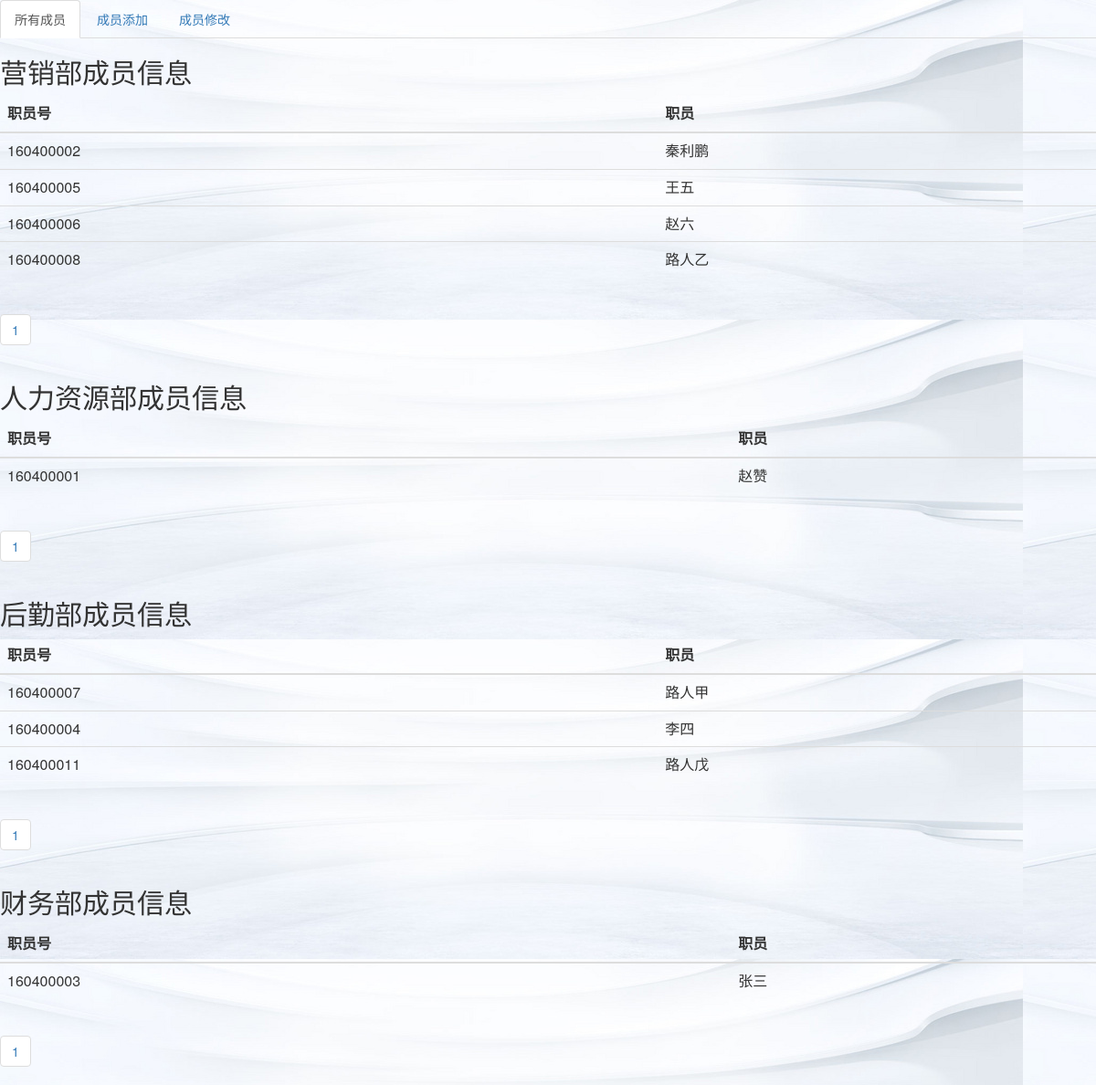
The page /member.php on the database its author committed.
### tables this page shows
CREATE TABLE IF NOT EXISTS `tb_user` (
  `user_id` int(10) NOT NULL,
  `user_name` varchar(20) NOT NULL,
  `user_password` varchar(20) NOT NULL,
  `user_branch` varchar(20) NOT NULL,
  `user_job` varchar(20) NOT NULL,
  `user_sex` varchar(5) NOT NULL,
  `user_tel` varchar(15) NOT NULL,
  `user_address` varchar(50) NOT NULL,
  `user_foundtime` varchar(30) NOT NULL
);

### conn/conn.php (called while the page is built, shortened)
<?php
class opmysql{
    private $host = 'localhost';
    private $name = 'test';
    private $pwd = '123456';
    private $dBase = 'test';
    private $conn = '';
    private $result = '';
    private $rowsArray = array();
    function init_conn() {
	    $this->conn= @mysqli_connect($this->host,$this->name,$this->pwd,$this->dBase);
	    mysqli_query($this->conn,"set names utf8");
        return $this->conn;
    }
    function mysqli_query_rst($sql){
        $this->result=@mysqli_query($this->conn,$sql);
    }
    function getRowsNum($sql) {
        $this->mysqli_query_rst($sql);
        if(mysqli_errno($this->conn) == 0){
            return @mysqli_num_rows($this->result);
        }else{
            return '';
        }
    }
    function getRowsArray($sql){
        $this->mysqli_query_rst($sql);
        if(mysqli_errno($this->conn) == 0){
            while($row = mysqli_fetch_array($this->result,MYSQLI_ASSOC)){
                $this->rowsArray[] = $row;
            }
            return $this->rowsArray;
        }else{
            return '';
        }
    }
}
$conne = new opmysql();
$conne1 = new opmysql();
$conne2 = new opmysql();
$conne3 = new opmysql();
?>

### member.php (the view, shortened to what this page needs)
<?php
include("conn/conn.php");
?>
<link href="http://cdn.bootcss.com/bootstrap/3.2.0/css/bootstrap.min.css" rel="stylesheet">
<body background="beijing.jpg">
<ul id="myTab" class="nav nav-tabs">
	<li class="active"><a href="#first" data-toggle="tab">所有成员</a></li>
	<li><a href="#second" data-toggle="tab">成员添加</a></li>
	<li><a href="#third" data-toggle="tab">成员修改</a></li>
</ul>
<div id="myTabContent" class="tab-content">
    <div class="tab-pane fade in active" id="first">
            <div>
                <h2>营销部成员信息</h2>
                <table class="table">
                    <thead>
                    <tr>
                        <th>职员号</th>
                        <th>职员</th>
                    </tr>
                    </thead>
                    <tbody>
                    <?php
                    $k=5;
                    $sql="select * from tb_user where user_branch='营销中心'";
                    $row=$conne->getRowsArray($sql);
                    $ber=$conne->getRowsNum($sql);
                    $total_page=ceil($ber/$k);
                    if(isset($_GET["id"])){
                        $now = $_GET['id'];
                    } else{
                        $now=1;
                    }
                    if($now == $total_page)
                    {
                        $k = $ber % 5;
                        for($i=0;$i<$k;$i++){
                            echo '<tr><td>'. @$row[$now*$k-$k+$i]['user_id'] .'</td><td>'. @$row[$now*$k-$k+$i]['user_name'] .'</td></tr>';
                        }
                    }
                    else {
                        for ($i = 0; $i < $k; $i++) {
                            echo '<tr><td>' . @$row[$now * $k - $k + $i]['user_id'] . '</td><td>' . @$row[$now * $k - $k + $i]['user_name'] . '</td></tr>';
                        }
                    }
                    ?>
                    </tbody>
                </table>
                <?php
                $page=0;
                echo '<ul class="pagination">
						';
                while($page++<$total_page){
                    echo '<li><a href="'.$_SERVER['PHP_SELF'].'?type=1&&id='.$page.'">'.$page.'</a></li>';
                }
                echo '</ul>';
                ?>
                <h2>人力资源部成员信息</h2>
                <table class="table">
                    <thead>
                    <tr>
                        <th>职员号</th>
                        <th>职员</th>
                    </tr>
                    </thead>
                    <tbody>
                    <?php
                    $k=5;
                    $sql="select * from tb_user where user_branch='人力资源部'";
                    $row=$conne1->getRowsArray($sql);
                    $ber=$conne1->getRowsNum($sql);
                    $total_page=ceil($ber/$k);
                    if(isset($_GET["id1"])){
                        $now = $_GET['id1'];
                    } else{
                        $now=1;
                    }
                    if($now == $total_page)
                    {
                        $k = $ber % 5;
                        for($i=0;$i<$k;$i++){
                            echo '<tr><td>'. @$row[$now*$k-$k+$i]['user_id'] .'</td><td>'. @$row[$now*$k-$k+$i]['user_name'] .'</td></tr>';
                        }
                    }
                    else {
                        for ($i = 0; $i < $k; $i++) {
                            echo '<tr><td>' . @$row[$now * $k - $k + $i]['user_id'] . '</td><td>' . @$row[$now * $k - $k + $i]['user_name'] . '</td></tr>';
                        }
                    }
                    ?>
                    </tbody>
                </table>
                <?php
                $page=0;
                echo '<ul class="pagination">
						';
                while($page++<$total_page){
                    echo '<li><a href="'.$_SERVER['PHP_SELF'].'?type=1&&id1='.$page.'">'.$page.'</a></li>';
                }
                echo '</ul>';
                ?>
                <h2>后勤部成员信息</h2>
                <table class="table">
                    <thead>
                    <tr>
                        <th>职员号</th>
                        <th>职员</th>
                    </tr>
                    </thead>
                    <tbody>
                    <?php
                    $k=5;
                    $sql="select * from tb_user where user_branch='后勤部'";
                    $row=$conne2->getRowsArray($sql);
                    $ber=$conne2->getRowsNum($sql);
                    $total_page=ceil($ber/$k);
                    if(isset($_GET["id2"])){
                        $now = $_GET['id2'];
                    } else{
                        $now=1;
                    }
                    if($now == $total_page)
                    {
                        $k = $ber % 5;
                        for($i=0;$i<$k;$i++){
                            echo '<tr><td>'. @$row[$now*$k-$k+$i]['user_id'] .'</td><td>'. @$row[$now*$k-$k+$i]['user_name'] .'</td></tr>';
                        }
                    }
                    else {
                        for ($i = 0; $i < $k; $i++) {
                            echo '<tr><td>' . @$row[$now * $k - $k + $i]['user_id'] . '</td><td>' . @$row[$now * $k - $k + $i]['user_name'] . '</td></tr>';
                        }
                    }
                    ?>
                    </tbody>
                </table>
                <?php
                $page=0;
                echo '<ul class="pagination">
						';
                while($page++<$total_page){
                    echo '<li><a href="'.$_SERVER['PHP_SELF'].'?type=1&&id2='.$page.'">'.$page.'</a></li>';
                }
                echo '</ul>';
                ?>
                <h2>财务部成员信息</h2>
                <table class="table">
                    <thead>
                    <tr>
                        <th>职员号</th>
                        <th>职员</th>
                    </tr>
                    </thead>
                    <tbody>
                    <?php
                    $k=5;
                    $sql="select * from tb_user where user_branch='财务部'";
                    $row=$conne3->getRowsArray($sql);
                    $ber=$conne3->getRowsNum($sql);
                    $total_page=ceil($ber/$k);
                    if(isset($_GET["id3"])){
                        $now = $_GET['id3'];
                    } else{
                        $now=1;
                    }
                    if($now == $total_page)
                    {
                        $k = $ber % 5;
                        for($i=0;$i<$k;$i++){
                            echo '<tr><td>'. @$row[$now*$k-$k+$i]['user_id'] .'</td><td>'. @$row[$now*$k-$k+$i]['user_name'] .'</td></tr>';
                        }
                    }
                    else {
                        for ($i = 0; $i < $k; $i++) {
                            echo '<tr><td>' . @$row[$now * $k - $k + $i]['user_id'] . '</td><td>' . @$row[$now * $k - $k + $i]['user_name'] . '</td></tr>';
                        }
                    }
                    ?>
                    </tbody>
                </table>
                <?php
                $page=0;
                echo '<ul class="pagination">
						';
                while($page++<$total_page){
                    echo '<li><a href="'.$_SERVER['PHP_SELF'].'?type=1&&id3='.$page.'">'.$page.'</a></li>';
                }
                echo '</ul>';
                ?>
        </div>
    </div>
</div>
</body>

### rows shown on the page
tb_user: user_id "160400002", user_name "秦利鹏"
tb_user: user_id "160400005", user_name "王五"
tb_user: user_id "160400006", user_name "赵六"
tb_user: user_id "160400008", user_name "路人乙"
tb_user: user_id "160400001", user_name "赵赞"
tb_user: user_id "160400007", user_name "路人甲"
tb_user: user_id "160400004", user_name "李四"
tb_user: user_id "160400011", user_name "路人戊"
tb_user: user_id "160400003", user_name "张三"
